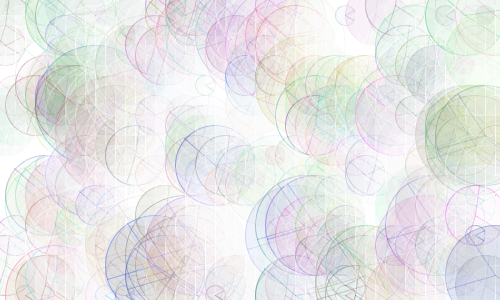
Frame 1 (no input)
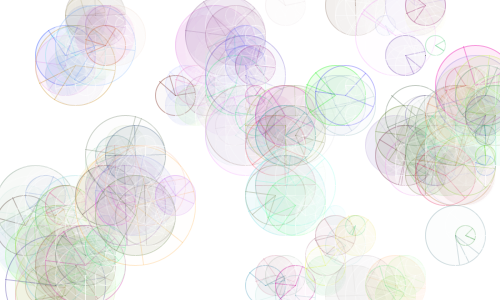
Frame 60 (the mouse pressed at the canvas centre just before this capture)
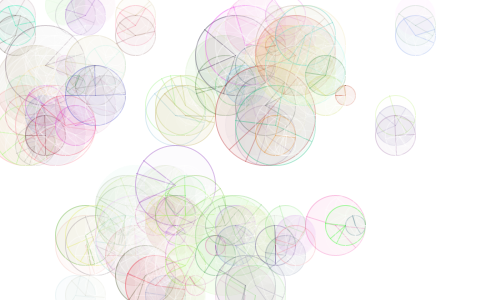
Frame 120 (the mouse held since frame 60 and released just before this capture)

The Processing sketch that drew these frames (run headless with seeded random() and noise(); from frame 60 on, the mouse is pressed at the canvas centre):

// Processing sketch: c7_3_ca
// ── c7_3_ca.pde
import java.util.List;
import java.util.ArrayList;


Cell[][] cellArray;
int NUM_X;
int NUM_Y;
final int CELL_SIZE = 10;

void setup(){
    size(500,300);
    NUM_X = floor(width/CELL_SIZE);
    NUM_Y = floor(height/CELL_SIZE);
    restart();
}

void restart(){
    cellArray = new Cell[NUM_X][NUM_Y];
    for(int x=0; x<NUM_X; x++){
        for(int y=0; y<NUM_Y; y++){
            cellArray[x][y] = new Cell(x, y);
        }
    }

    for(int x=0; x<NUM_X; x++){
        for(int y=0; y<NUM_Y; y++){
            int above = y-1;
            int below = y+1;
            int left = x-1;
            int right = x+1;
            if(above < 0){
                above = NUM_Y-1;
            }
            if(below == NUM_Y){
                below = 0;
            }
            if(left < 0){
                left = NUM_X-1;
            }
            if(right == NUM_X){
                right = 0;
            }
            cellArray[x][y].addNeighbour(cellArray[left][above]);
            cellArray[x][y].addNeighbour(cellArray[left][y]);
            cellArray[x][y].addNeighbour(cellArray[left][below]);
            cellArray[x][y].addNeighbour(cellArray[x][above]);
            cellArray[x][y].addNeighbour(cellArray[x][below]);
            cellArray[x][y].addNeighbour(cellArray[right][above]);
            cellArray[x][y].addNeighbour(cellArray[right][y]);
            cellArray[x][y].addNeighbour(cellArray[right][below]);
        }
    }
}

void draw(){
    background(255);
    for(int x=0; x<NUM_X; x++){
        for(int y=0; y<NUM_Y; y++){
            cellArray[x][y].calcNextState();
        }
    }
    translate(CELL_SIZE/2, CELL_SIZE/2);

    for(int x=0; x<NUM_X; x++){
        for(int y=0; y<NUM_Y; y++){
            cellArray[x][y].draw();
        }
    }
}

void mousePressed(){
    restart();
}

class Cell{
    private int age = 0;
    private float x, y;
    private boolean state;
    private boolean nextState;
    List<Cell> neighbours;
    color fillCol;
    color blankCol;
    

    Cell(float ex, float why){
        this.x = ex * CELL_SIZE;
        this.y = why * CELL_SIZE;
        this.nextState = random(2)>1;
        this.state = nextState;
        this.neighbours = new ArrayList();
        this.fillCol = color(random(255), random(255), random(255));
        this.blankCol = color(255);
    }

    void addNeighbour(Cell cell){
        this.neighbours.add(cell);
    }

    private int getLiveCount(){
        int n = 0;
        for(Cell c : this.neighbours){
            if(c.state){
                n++;
            }
        }
        return n;
    }

    void calcNextState(){
        boolean _nextState = true;
        int n = this.getLiveCount();
        if(this.state){
            // alive
            _nextState = (n == 2 || n == 3);
        }else{
            // dead
            _nextState = n == 3;
        }
        this.nextState = _nextState;

        if(this.nextState){
            this.age++;
        }
    }
    
    void draw(){
        this.state = this.nextState;
        color c = this.state ? this.fillCol : this.blankCol;
        fill(c, random(25));
        stroke(c, random(100));
        float size = this.getLiveCount();

        float x = this.x;
        float y = this.y;
        if(this.age % 3 == 0){
            x += this.age;
            y += this.age;
        }else if(this.age % 2 == 0){
            x -= this.age;
            y -= this.age;
        }
        // line(this.x, this.y, x+random(-5, 5), y+random(-5, 5));
        // triangle(this.x-this.age, this.y+this.age, this.x+this.age/2, this.y+this.age, this.x-this.age, this.y-this.age);
        float r = size*20;
        ellipse(this.x, this.y, r, r);
        line(this.x, this.y, this.x+sin(this.age)*r/2, this.y+cos(this.age)*r/2);
        line(this.x, this.y, this.x+sin(this.age*size)*r/2, this.y+cos(this.age*size)*r/2);
        line(this.x, this.y, this.x+sin(this.age*size*2)*r/2, this.y+cos(this.age*size*2)*r/2);
    }
}
